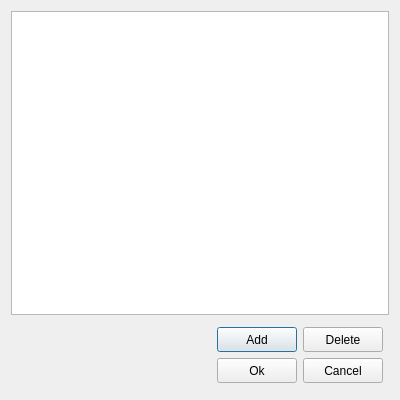
<?xml version="1.0" encoding="UTF-8"?>
<ui version="4.0">
 <class>FilterEditor</class>
 <widget class="QDialog" name="FilterEditor">
  <property name="geometry">
   <rect>
    <x>0</x>
    <y>0</y>
    <width>400</width>
    <height>400</height>
   </rect>
  </property>
  <property name="windowTitle">
   <string>Dialog</string>
  </property>
  <layout class="QGridLayout" name="gridLayout">
   <item row="5" column="3">
    <layout class="QGridLayout" name="buttonLayout">
     <property name="sizeConstraint">
      <enum>QLayout::SetDefaultConstraint</enum>
     </property>
     <property name="leftMargin">
      <number>6</number>
     </property>
     <property name="topMargin">
      <number>6</number>
     </property>
     <property name="rightMargin">
      <number>6</number>
     </property>
     <property name="bottomMargin">
      <number>6</number>
     </property>
     <item row="1" column="1">
      <widget class="QPushButton" name="addButton">
       <property name="sizePolicy">
        <sizepolicy hsizetype="Fixed" vsizetype="Fixed">
         <horstretch>0</horstretch>
         <verstretch>0</verstretch>
        </sizepolicy>
       </property>
       <property name="minimumSize">
        <size>
         <width>80</width>
         <height>25</height>
        </size>
       </property>
       <property name="maximumSize">
        <size>
         <width>80</width>
         <height>25</height>
        </size>
       </property>
       <property name="baseSize">
        <size>
         <width>80</width>
         <height>25</height>
        </size>
       </property>
       <property name="text">
        <string>Add</string>
       </property>
      </widget>
     </item>
     <item row="5" column="1">
      <widget class="QPushButton" name="okButton">
       <property name="enabled">
        <bool>true</bool>
       </property>
       <property name="sizePolicy">
        <sizepolicy hsizetype="Fixed" vsizetype="Fixed">
         <horstretch>0</horstretch>
         <verstretch>0</verstretch>
        </sizepolicy>
       </property>
       <property name="minimumSize">
        <size>
         <width>80</width>
         <height>25</height>
        </size>
       </property>
       <property name="maximumSize">
        <size>
         <width>80</width>
         <height>25</height>
        </size>
       </property>
       <property name="baseSize">
        <size>
         <width>80</width>
         <height>25</height>
        </size>
       </property>
       <property name="text">
        <string>Ok</string>
       </property>
      </widget>
     </item>
     <item row="5" column="2">
      <widget class="QPushButton" name="cancelButton">
       <property name="sizePolicy">
        <sizepolicy hsizetype="Fixed" vsizetype="Fixed">
         <horstretch>0</horstretch>
         <verstretch>0</verstretch>
        </sizepolicy>
       </property>
       <property name="minimumSize">
        <size>
         <width>80</width>
         <height>25</height>
        </size>
       </property>
       <property name="maximumSize">
        <size>
         <width>80</width>
         <height>25</height>
        </size>
       </property>
       <property name="baseSize">
        <size>
         <width>80</width>
         <height>25</height>
        </size>
       </property>
       <property name="text">
        <string>Cancel</string>
       </property>
      </widget>
     </item>
     <item row="1" column="2">
      <widget class="QPushButton" name="deleteButton">
       <property name="sizePolicy">
        <sizepolicy hsizetype="Fixed" vsizetype="Fixed">
         <horstretch>0</horstretch>
         <verstretch>0</verstretch>
        </sizepolicy>
       </property>
       <property name="minimumSize">
        <size>
         <width>80</width>
         <height>25</height>
        </size>
       </property>
       <property name="maximumSize">
        <size>
         <width>80</width>
         <height>25</height>
        </size>
       </property>
       <property name="baseSize">
        <size>
         <width>80</width>
         <height>25</height>
        </size>
       </property>
       <property name="text">
        <string>Delete</string>
       </property>
      </widget>
     </item>
    </layout>
   </item>
   <item row="4" column="1" colspan="3">
    <widget class="QTableWidget" name="filterTable">
     <property name="enabled">
      <bool>true</bool>
     </property>
    </widget>
   </item>
   <item row="5" column="2">
    <spacer name="horizontalSpacer">
     <property name="orientation">
      <enum>Qt::Horizontal</enum>
     </property>
     <property name="sizeHint" stdset="0">
      <size>
       <width>40</width>
       <height>20</height>
      </size>
     </property>
    </spacer>
   </item>
  </layout>
 </widget>
 <resources/>
 <connections/>
</ui>
